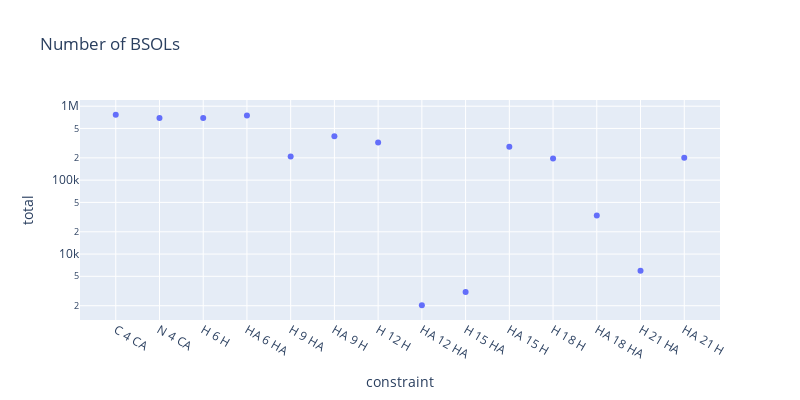

Here is the notebook cell this chart was saved with:
### Code cell
import plotly.express as px

# scatter, x=len_bsol, y=count, y axis log scale
def plot_count_by_length(df_stats:pd.DataFrame):
    df = df_stats[['len_bsol', 'constraint', 'total']].groupby(['len_bsol','constraint']).first().reset_index()
    fig = px.scatter(df, x='constraint', y='total', log_y=True,
                     title=f"Number of BSOLs",)
    # set size
    fig.update_layout(width=800, height=400)
    fig.show()

plot_count_by_length(df_stats)

### Figure 1 — Plotly figure (JSON) as saved in the notebook; plotly's stock layout.template omitted (floating-point values rounded to 4 significant figures)
{"data": [{"hovertemplate": "constraint=%{x}<br>total=%{y}<extra></extra>", "legendgroup": "", "marker": {"color": "#636efa", "symbol": "circle"}, "mode": "markers", "name": "", "orientation": "v", "showlegend": false, "type": "scatter", "x": ["C 4 CA", "N 4 CA", "H 6 H", "HA 6 HA", "H 9 HA", "HA 9 H", "H 12 H", "HA 12 HA", "H 15 HA", "HA 15 H", "H 18 H", "HA 18 HA", "H 21 HA", "HA 21 H"], "xaxis": "x", "y": [766210, 692563, 692535, 749933, 208533, 390864, 323451, 2030, 3068, 282369, 195759, 33146, 5960, 201532], "yaxis": "y"}], "layout": {"height": 400, "legend": {"tracegroupgap": 0}, "title": {"text": "Number of BSOLs"}, "width": 800, "xaxis": {"anchor": "y", "domain": [0, 1], "title": {"text": "constraint"}}, "yaxis": {"anchor": "x", "domain": [0, 1], "title": {"text": "total"}, "type": "log"}}}
